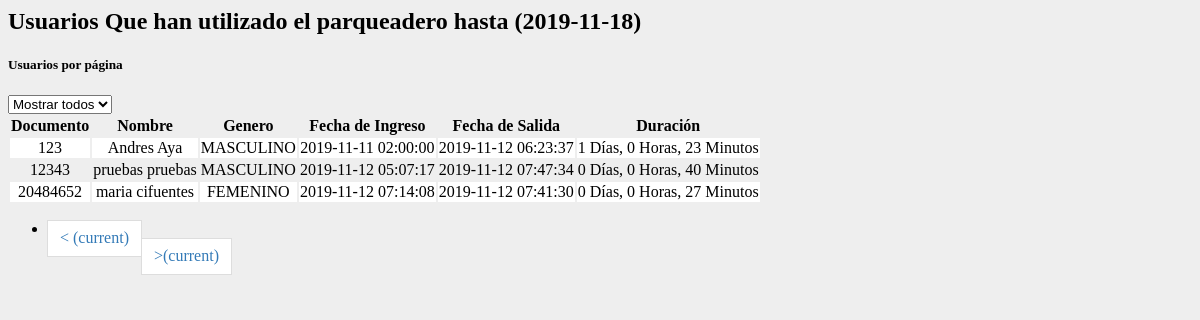
The page /vista/usuarios/listado/parqueados.php on the database its author committed.
### tables this page shows
CREATE TABLE `parqueos` (
  `id` int(11) NOT NULL,
  `usuario_id` int(11) NOT NULL,
  `horaingreso` varchar(25) NOT NULL,
  `horasalida` varchar(25) NOT NULL,
  `duracion` varchar(9) NOT NULL
);

CREATE TABLE `usuarios` (
  `id` int(11) NOT NULL,
  `rol` enum('administrador','vigilante','usuario') NOT NULL,
  `documento` int(25) NOT NULL,
  `nombre` varchar(60) NOT NULL,
  `nombre2` varchar(30) NOT NULL,
  `apellido` varchar(30) NOT NULL,
  `apellido2` varchar(30) NOT NULL,
  `contrasena` varchar(30) NOT NULL,
  `genero` enum('MASCULINO','FEMENINO','OTRO') NOT NULL,
  `fecha_registro` varchar(30) NOT NULL
);

### vista/usuarios/listado/parqueados.php (the view, shortened to what this page needs)
<?php
require('modelo/conexion.php');
	$sql = 'SELECT * FROM parqueos LEFT JOIN usuarios ON parqueos.usuario_id = usuarios.id WHERE duracion <> ""  ';
	$result = $conexion->query($sql);
	if ($result->num_rows > 0) {
			$datos = $result->fetch_all(MYSQLI_ASSOC);
	} else {
			$datos = null;
	}
	function convertirTiempo($data){
		$minutes = $data;
		$zero    = new DateTime('@0');
		$offset  = new DateTime('@' . $minutes * 60);
		$diff    = $zero->diff($offset);
		return $diff->format('%a Días, %h Horas, %i Minutos');
	}
?>
<div class="container">
		<h2>Usuarios Que han utilizado el parqueadero hasta (<?php echo date("Y-m-d"); ?>)</h2>
				<div class="form-group mt-4">
				<h5>Usuarios por página</h5>
			 		<select class  ="form-control" name="state" id="maxRows">
						 <option value="5000">Mostrar todos</option>
						</select>
			  	</div>
			<table class="table table-striped table-class" id= "table-id">
				<tr>
					<th>Documento</th>
					<th>Nombre</th>
					<th>Genero</th>
					<th>Fecha de Ingreso</th>
					<th>Fecha de Salida</th>
					<th>Duración</th>
				</tr>
				<?php
					foreach($datos as $key => $item){
						echo '
							<tr>
								<td>'.$item['documento'].'</td>
								<td>'.$item['nombre'].' '.$item['apellido'].'</td>
								<td>'.$item['genero'].'</td>
								<td>'.$item['horaingreso'].'</td>
								<td>'.$item['horasalida'].'</td>
								<td>'.convertirTiempo($item['duracion']).'</td>
							</tr>';
					}
				?>
			</table>
			<div class='pagination-container' >
				<nav>
				  <ul class="pagination">
						<li data-page="prev" ><span> < <span class="sr-only">(current)</span></span></li>
       					<li data-page="next" id="prev"><span>><span class="sr-only">(current)</span></span></li>
				  </ul>
				</nav>
			</div>
</div>

### vista/usuarios/listado/parqueados.php (style rules this page uses)
table th , table td { text-align: center; }
table tr:nth-child(even) { background-color: #ffffff }
.pagination>li>a, .pagination>li>span { position: relative; float: left; padding: 6px 12px; margin-left: -1px; line-height: 1.42857143; color: #337ab7; text-decoration: none; background-color: #fff; border: 1px solid #ddd; font-size: 16px; }

### rows shown on the page
parqueos: usuario.documento "123", usuario.nombre "Andres", usuario.apellido "Aya", usuario.genero "MASCULINO", horaingreso "2019-11-11 02:00:00", horasalida "2019-11-12 06:23:37", duracion "1 Días, 0 Horas, 23 Minutos"
parqueos: usuario.documento "12343", usuario.nombre "pruebas", usuario.apellido "pruebas", usuario.genero "MASCULINO", horaingreso "2019-11-12 05:07:17", horasalida "2019-11-12 07:47:34", duracion "0 Días, 0 Horas, 40 Minutos"
parqueos: usuario.documento "20484652", usuario.nombre "maria", usuario.apellido "cifuentes", usuario.genero "FEMENINO", horaingreso "2019-11-12 07:14:08", horasalida "2019-11-12 07:41:30", duracion "0 Días, 0 Horas, 27 Minutos"
